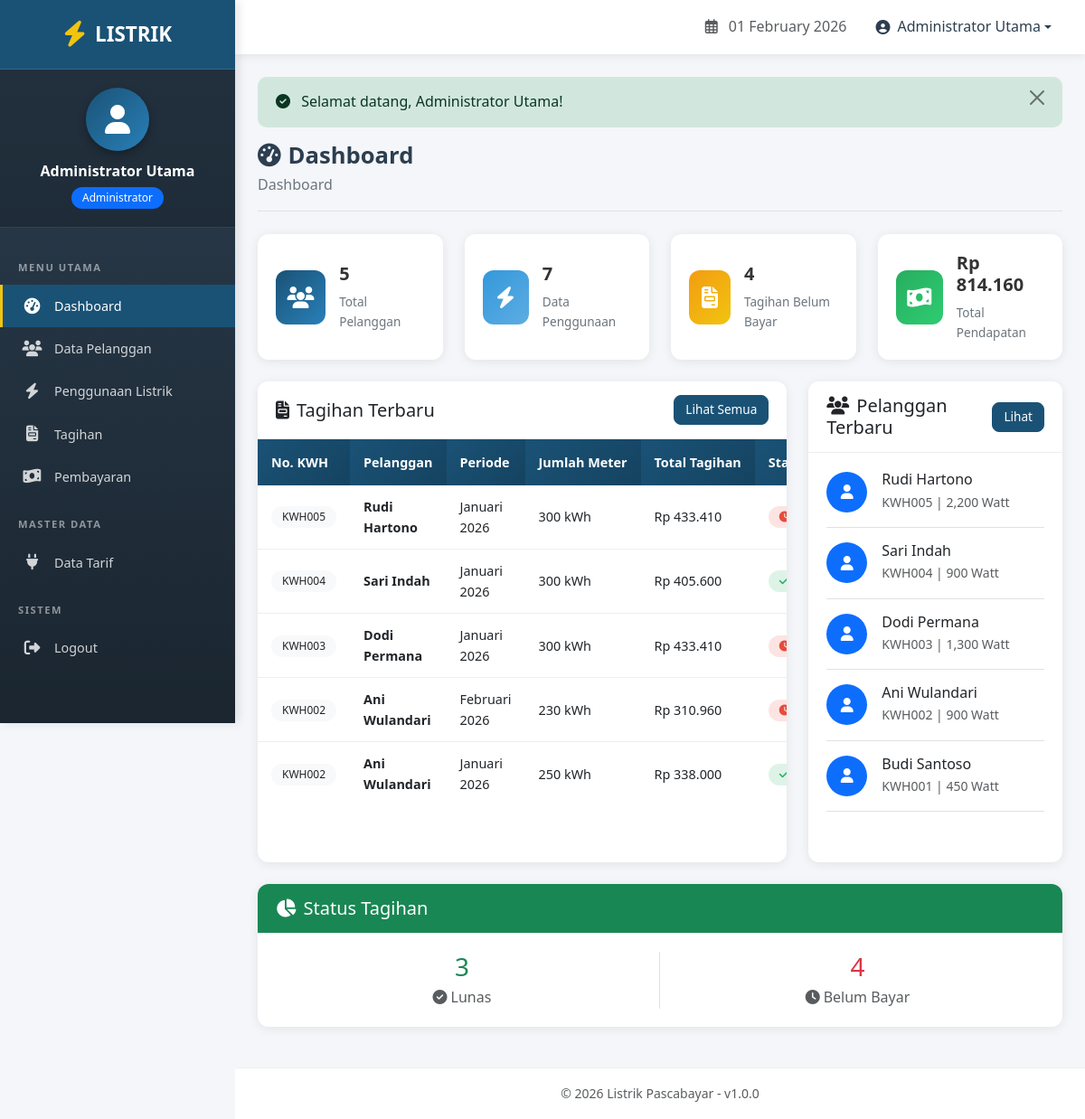
Screenshot of /admin/dashboard.php (signed in) with the database file from the repository.
### tables this page shows
CREATE TABLE tagihan (
    id_tagihan INT PRIMARY KEY AUTO_INCREMENT,
    id_penggunaan INT NOT NULL,
    id_pelanggan INT NOT NULL,
    bulan VARCHAR(20) NOT NULL,
    tahun INT NOT NULL,
    jumlah_meter INT NOT NULL COMMENT 'Total penggunaan dalam kWh',
    status ENUM('BELUM DIBAYAR', 'LUNAS') DEFAULT 'BELUM DIBAYAR',
    created_at TIMESTAMP DEFAULT CURRENT_TIMESTAMP,
    FOREIGN KEY (id_penggunaan) REFERENCES penggunaan(id_penggunaan) ON DELETE CASCADE,
    FOREIGN KEY (id_pelanggan) REFERENCES pelanggan(id_pelanggan) ON DELETE CASCADE
);

CREATE TABLE pelanggan (
    id_pelanggan INT PRIMARY KEY AUTO_INCREMENT,
    username VARCHAR(50) NOT NULL UNIQUE,
    password VARCHAR(255) NOT NULL,
    nomor_kwh VARCHAR(50) NOT NULL UNIQUE COMMENT 'Nomor meter KWH pelanggan',
    nama_pelanggan VARCHAR(100) NOT NULL,
    alamat TEXT NOT NULL,
    id_tarif INT NOT NULL,
    created_at TIMESTAMP DEFAULT CURRENT_TIMESTAMP,
    FOREIGN KEY (id_tarif) REFERENCES tarif(id_tarif) ON DELETE RESTRICT
);

CREATE TABLE tarif (
    id_tarif INT PRIMARY KEY AUTO_INCREMENT,
    daya INT NOT NULL COMMENT 'Daya listrik dalam Watt',
    tarifperkwh DECIMAL(10,2) NOT NULL COMMENT 'Tarif per kWh dalam Rupiah'
);

### admin/dashboard.php (the view, shortened to what this page needs)
<?php
require_once '../includes/functions.php';
$total_pelanggan = countData('pelanggan');
$total_penggunaan = countData('penggunaan');
$total_tagihan_belum_bayar = countData('tagihan', "status = 'BELUM DIBAYAR'");
$total_tagihan_lunas = countData('tagihan', "status = 'LUNAS'");
$query_tagihan = "SELECT t.*, p.nama_pelanggan, p.nomor_kwh, tr.daya, tr.tarifperkwh
                  FROM tagihan t
                  JOIN pelanggan p ON t.id_pelanggan = p.id_pelanggan
                  JOIN tarif tr ON p.id_tarif = tr.id_tarif
                  ORDER BY t.id_tagihan DESC
                  LIMIT 5";
$result_tagihan = $conn->query($query_tagihan);
$query_pelanggan = "SELECT p.*, t.daya, t.tarifperkwh
                     FROM pelanggan p
                     JOIN tarif t ON p.id_tarif = t.id_tarif
                     ORDER BY p.id_pelanggan DESC
                     LIMIT 5";
$result_pelanggan = $conn->query($query_pelanggan);
$query_pendapatan = "SELECT SUM(total_bayar) as total FROM pembayaran";
$result_pendapatan = $conn->query($query_pendapatan);
$total_pendapatan = $result_pendapatan->fetch_assoc()['total'] ?? 0;
require_once '../includes/header.php';
?>
<div class="page-header">
    <h1 class="page-title">
        <i class="fas fa-tachometer-alt me-2"></i>Dashboard
    </h1>
    <nav aria-label="breadcrumb">
        <ol class="breadcrumb">
            <li class="breadcrumb-item active">Dashboard</li>
        </ol>
    </nav>
</div>
<div class="row">
    <div class="col-xl-3 col-md-6 mb-4">
        <div class="stat-card">
            <div class="stat-icon primary">
                <i class="fas fa-users"></i>
            </div>
            <div class="stat-info">
                <h5 class="fw-bold"><?php echo number_format($total_pelanggan); ?></h5 class="fw-bold">
                <p>Total Pelanggan</p>
            </div>
        </div>
    </div>
    <div class="col-xl-3 col-md-6 mb-4">
        <div class="stat-card">
            <div class="stat-icon info">
                <i class="fas fa-bolt"></i>
            </div>
            <div class="stat-info">
                <h5 class="fw-bold"><?php echo number_format($total_penggunaan); ?></h5 class="fw-bold">
                <p>Data Penggunaan</p>
            </div>
        </div>
    </div>
    <div class="col-xl-3 col-md-6 mb-4">
        <div class="stat-card">
            <div class="stat-icon warning">
                <i class="fas fa-file-invoice"></i>
            </div>
            <div class="stat-info">
                <h5 class="fw-bold"><?php echo number_format($total_tagihan_belum_bayar); ?></h5 class="fw-bold">
                <p>Tagihan Belum Bayar</p>
            </div>
        </div>
    </div>
    <div class="col-xl-3 col-md-6 mb-4">
        <div class="stat-card">
            <div class="stat-icon success">
                <i class="fas fa-money-bill-wave"></i>
            </div>
            <div class="stat-info">
                <h5 class="fw-bold"><?php echo formatRupiah($total_pendapatan); ?></h5 class="fw-bold">
                <p>Total Pendapatan</p>
            </div>
        </div>
    </div>
</div>
<div class="row">
    <div class="col-lg-8 mb-4">
        <div class="card h-100">
            <div class="card-header d-flex justify-content-between align-items-center">
                <h5 class="mb-0"><i class="fas fa-file-invoice me-2"></i>Tagihan Terbaru</h5>
                <a href="tagihan.php" class="btn btn-sm btn-primary">Lihat Semua</a>
            </div>
            <div class="card-body p-0">
                <div class="table-responsive">
                    <table class="table table-hover mb-0">
                        <thead>
                            <tr>
                                <th>No. KWH</th>
                                <th>Pelanggan</th>
                                <th>Periode</th>
                                <th>Jumlah Meter</th>
                                <th>Total Tagihan</th>
                                <th>Status</th>
                            </tr>
                        </thead>
                        <tbody>
                            <?php if ($result_tagihan->num_rows > 0): ?>
                                <?php while ($tagihan = $result_tagihan->fetch_assoc()):
                                    $total = $tagihan['jumlah_meter'] * $tagihan['tarifperkwh'];
                                ?>
                                    <tr>
                                        <td><span class="badge bg-light text-dark"><?php echo $tagihan['nomor_kwh']; ?></span></td>
                                        <td><strong><?php echo $tagihan['nama_pelanggan']; ?></strong></td>
                                        <td><?php echo $tagihan['bulan'] . ' ' . $tagihan['tahun']; ?></td>
                                        <td><?php echo number_format($tagihan['jumlah_meter']); ?> kWh</td>
                                        <td><?php echo formatRupiah($total); ?></td>
                                        <td>
                                            <?php if ($tagihan['status'] == 'LUNAS'): ?>
                                                <span class="badge badge-success"><i class="fas fa-check me-1"></i>Lunas</span>
                                            <?php else: ?>
                                                <span class="badge badge-danger"><i class="fas fa-clock me-1"></i>Belum Bayar</span>
                                            <?php endif; ?>
                                        </td>
                                    </tr>
                                <?php endwhile; ?>
                            <?php else: ?>
                                <tr>
                                    <td colspan="6" class="text-center py-4 text-muted">Tidak ada data tagihan</td>
                                </tr>
                            <?php endif; ?>
                        </tbody>
                    </table>
                </div>
            </div>
        </div>
    </div>
    <div class="col-lg-4 mb-4">
        <div class="card h-100">
            <div class="card-header d-flex justify-content-between align-items-center">
                <h5 class="mb-0"><i class="fas fa-users me-2"></i>Pelanggan Terbaru</h5>
                <a href="pelanggan.php" class="btn btn-sm btn-primary">Lihat</a>
            </div>
            <div class="card-body">
                <?php if ($result_pelanggan->num_rows > 0): ?>
                    <?php while ($pelanggan = $result_pelanggan->fetch_assoc()): ?>
                        <div class="d-flex align-items-center mb-3 pb-3 border-bottom">
                            <div class="flex-shrink-0">
                                <div class="bg-primary text-white rounded-circle d-flex align-items-center justify-content-center"
                                     style="width: 45px; height: 45px;">
                                    <i class="fas fa-user"></i>
                                </div>
                            </div>
                            <div class="flex-grow-1 ms-3">
                                <h6 class="mb-1"><?php echo $pelanggan['nama_pelanggan']; ?></h6>
                                <p class="mb-0 text-muted small">
                                    <?php echo $pelanggan['nomor_kwh']; ?> |
                                    <?php echo number_format($pelanggan['daya']); ?> Watt
                                </p>
                            </div>
                        </div>
                    <?php endwhile; ?>
                <?php else: ?>
                    <p class="text-center text-muted">Tidak ada data pelanggan</p>
                <?php endif; ?>
            </div>
        </div>
    </div>
</div>
<div class="row">
    <div class="col">
        <div class="card">
            <div class="card-header bg-success text-white">
                <h5 class="mb-0"><i class="fas fa-chart-pie me-2"></i>Status Tagihan</h5>
            </div>
            <div class="card-body">
                <div class="row text-center">
                    <div class="col-6 border-end">
                        <h3 class="text-success mb-1"><?php echo $total_tagihan_lunas; ?></h3>
                        <p class="text-muted mb-0"><i class="fas fa-check-circle me-1"></i>Lunas</p>
                    </div>
                    <div class="col-6">
                        <h3 class="text-danger mb-1"><?php echo $total_tagihan_belum_bayar; ?></h3>
                        <p class="text-muted mb-0"><i class="fas fa-clock me-1"></i>Belum Bayar</p>
                    </div>
                </div>
            </div>
        </div>
    </div>
</div>
<?php require_once '../includes/footer.php'; ?>

### includes/header.php (shortened to what this page needs)
<?php
$current_page = basename($_SERVER['PHP_SELF'], '.php');
?>
<!DOCTYPE html>
<html lang="id">
<head>
    <link href="https://cdn.jsdelivr.net/npm/bootstrap@5.3.0/dist/css/bootstrap.min.css" rel="stylesheet">
    <link rel="stylesheet" href="https://cdnjs.cloudflare.com/ajax/libs/font-awesome/6.4.0/css/all.min.css">
    <link rel="stylesheet" href="../assets/css/style.css">
</head>
<body>
    <aside class="sidebar" id="sidebar">
        <div class="sidebar-header">
            <a href="dashboard.php" class="sidebar-brand">
                <i class="fas fa-bolt"></i>
                <span>LISTRIK</span>
            </a>
        </div>
        <div class="sidebar-user">
            <div class="user-avatar">
                <i class="fas fa-user"></i>
            </div>
            <div class="user-name"><?php echo $_SESSION['nama']; ?></div>
            <div class="user-role">
                <span class="badge bg-primary"><?php echo $_SESSION['level']; ?></span>
            </div>
        </div>
        <nav class="sidebar-menu">
            <?php if (isAdmin()): ?>
                <div class="menu-header">Menu Utama</div>
                <a href="dashboard.php" class="menu-item <?php echo $current_page == 'dashboard' ? 'active' : ''; ?>">
                    <i class="fas fa-tachometer-alt"></i>
                    <span>Dashboard</span>
                </a>
                <a href="pelanggan.php" class="menu-item <?php echo $current_page == 'pelanggan' ? 'active' : ''; ?>">
                    <i class="fas fa-users"></i>
                    <span>Data Pelanggan</span>
                </a>
                <a href="penggunaan.php" class="menu-item <?php echo $current_page == 'penggunaan' ? 'active' : ''; ?>">
                    <i class="fas fa-bolt"></i>
                    <span>Penggunaan Listrik</span>
                </a>
                <a href="tagihan.php" class="menu-item <?php echo $current_page == 'tagihan' ? 'active' : ''; ?>">
                    <i class="fas fa-file-invoice"></i>
                    <span>Tagihan</span>
                </a>
                <a href="pembayaran.php" class="menu-item <?php echo $current_page == 'pembayaran' ? 'active' : ''; ?>">
                    <i class="fas fa-money-bill-wave"></i>
                    <span>Pembayaran</span>
                </a>
                <div class="menu-header">Master Data</div>
                <a href="tarif.php" class="menu-item <?php echo $current_page == 'tarif' ? 'active' : ''; ?>">
                    <i class="fas fa-plug"></i>
                    <span>Data Tarif</span>
                </a>
            <?php endif; ?>
            <div class="menu-header">Sistem</div>
            <a href="../logout.php" class="menu-item">
                <i class="fas fa-sign-out-alt"></i>
                <span>Logout</span>
            </a>
        </nav>
    </aside>
    <main class="main-content" id="main-content">
        <header class="top-navbar">
            <div class="navbar-right d-flex justify-content-end align-items-center w-100">
                <div class="nav-item">
                    <span class="text-muted">
                        <i class="far fa-calendar-alt me-2"></i>
                        <?php echo date('d F Y'); ?>
                    </span>
                </div>
                <div class="nav-item dropdown">
                    <a href="#" class="nav-link dropdown-toggle" data-bs-toggle="dropdown">
                        <i class="fas fa-user-circle me-2"></i>
                        <?php echo $_SESSION['nama']; ?>
                    </a>
                </div>
            </div>
        </header>
        <div class="content-wrapper">
            <?php echo showFlashMessage(); ?>

### includes/functions.php (shortened to what this page needs)
<?php
require_once 'config.php';
function isAdmin() {
    return isset($_SESSION['level']) && $_SESSION['level'] === 'Administrator';
}
function showFlashMessage() {
    if (isset($_SESSION['flash'])) {
        $type = $_SESSION['flash']['type'];
        $message = $_SESSION['flash']['message'];
        $alertClass = [
            'success' => 'alert-success',
            'error' => 'alert-danger',
            'warning' => 'alert-warning',
            'info' => 'alert-info'
        ];
        $icon = [
            'success' => 'check-circle',
            'error' => 'exclamation-circle',
            'warning' => 'exclamation-triangle',
            'info' => 'info-circle'
        ];
        $class = isset($alertClass[$type]) ? $alertClass[$type] : 'alert-info';
        $ic = isset($icon[$type]) ? $icon[$type] : 'info-circle';
        return "
        <div class=\"alert {$class} alert-dismissible fade show\" role=\"alert\">
            <i class=\"fas fa-{$ic} me-2\"></i> {$message}
            <button type=\"button\" class=\"btn-close\" data-bs-dismiss=\"alert\"></button>
        </div>";
    }
    return '';
}
function formatRupiah($angka) {
    return 'Rp ' . number_format($angka, 0, ',', '.');
}
function countData($table, $where = '') {
    global $conn;
    $query = "SELECT COUNT(*) as total FROM {$table}";
    if (!empty($where)) {
        $query .= " WHERE {$where}";
    }
    $result = $conn->query($query);
    $row = $result->fetch_assoc();
    return $row['total'];
}
?>

### includes/footer.php (shortened to what this page needs)
        </div>
        <footer class="text-center">
            <small class="text-muted">&copy; <?php echo date('Y'); ?> <?php echo APP_NAME; ?> - v<?php echo APP_VERSION; ?></small>
        </footer>
    </main>
</body>
</html>

### rows the page displays
tagihan: id_pelanggan.nomor_kwh "KWH005", id_pelanggan.nama_pelanggan "Rudi Hartono", bulan "Januari", tahun "2026", jumlah_meter "300", jumlah_meter.tarifperkwh "Rp 433.410", status "BELUM DIBAYAR" (drawn)
tagihan: id_pelanggan.nomor_kwh "KWH004", id_pelanggan.nama_pelanggan "Sari Indah", bulan "Januari", tahun "2026", jumlah_meter "300", jumlah_meter.tarifperkwh "Rp 405.600", status "LUNAS" (drawn)
tagihan: id_pelanggan.nomor_kwh "KWH003", id_pelanggan.nama_pelanggan "Dodi Permana", bulan "Januari", tahun "2026", jumlah_meter "300", jumlah_meter.tarifperkwh "Rp 433.410", status "BELUM DIBAYAR" (drawn)
tagihan: id_pelanggan.nomor_kwh "KWH002", id_pelanggan.nama_pelanggan "Ani Wulandari", bulan "Februari", tahun "2026", jumlah_meter "230", jumlah_meter.tarifperkwh "Rp 310.960", status "BELUM DIBAYAR" (drawn)
tagihan: id_pelanggan.nomor_kwh "KWH002", id_pelanggan.nama_pelanggan "Ani Wulandari", bulan "Januari", tahun "2026", jumlah_meter "250", jumlah_meter.tarifperkwh "Rp 338.000", status "LUNAS" (drawn)
pelanggan: nama_pelanggan "Rudi Hartono", nomor_kwh "KWH005", id_tarif.daya "2,200"
pelanggan: nama_pelanggan "Sari Indah", nomor_kwh "KWH004", id_tarif.daya "900"
pelanggan: nama_pelanggan "Dodi Permana", nomor_kwh "KWH003", id_tarif.daya "1,300"
pelanggan: nama_pelanggan "Ani Wulandari", nomor_kwh "KWH002", id_tarif.daya "900"
pelanggan: nama_pelanggan "Budi Santoso", nomor_kwh "KWH001", id_tarif.daya "450"

### other values shown
$_SESSION['nama'] "Administrator Utama"
$_SESSION['level'] "Administrator"
$message "Selamat datang, Administrator Utama!"
$total_pelanggan "5"
$total_penggunaan "7"
$total_tagihan_belum_bayar "4"
formatRupiah($total_pendapatan) "Rp 814.160"
$total_tagihan_lunas "3"
APP_NAME "Listrik Pascabayar"
APP_VERSION "1.0.0"
